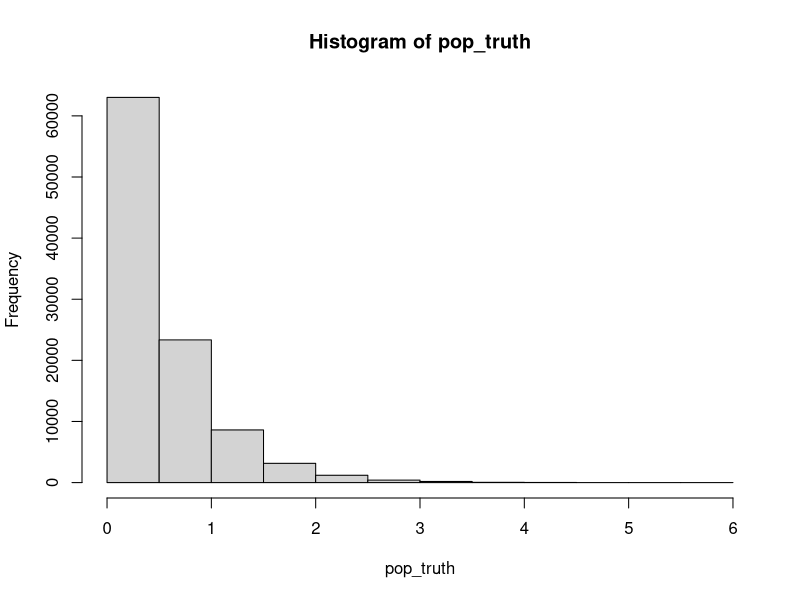
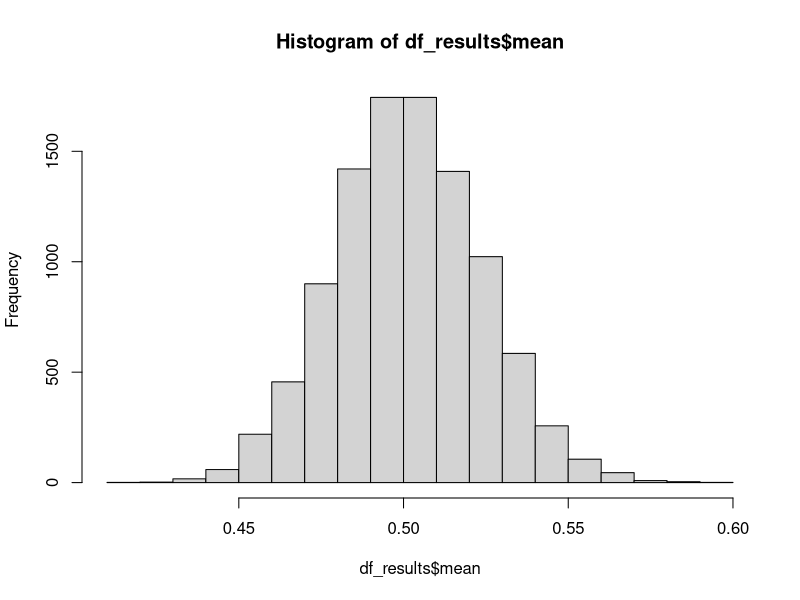
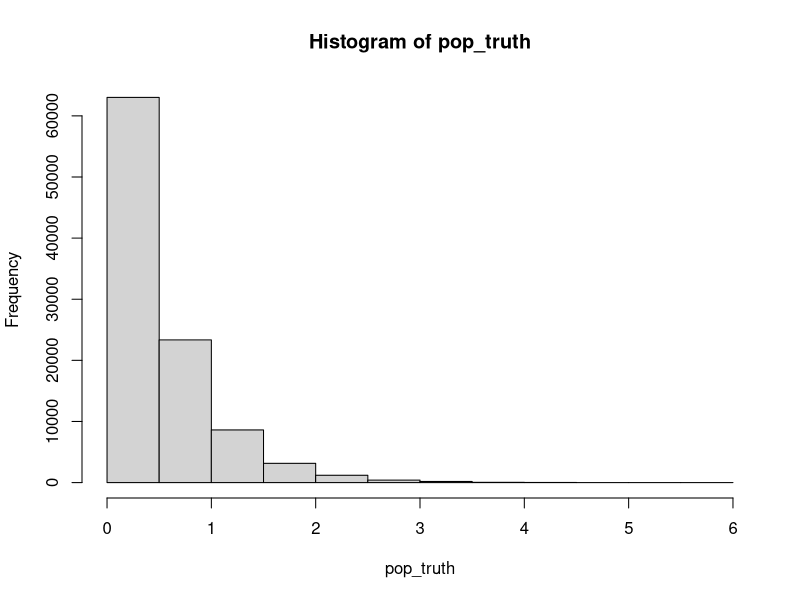

Write the R code that produced these figures, in order. (Note: this script raises an error after producing the figures.)
###------------------------------------### 
#
# Programming Fundamentals Exercise:
#
###------------------------------------###   

#1 Set the seed to 1.
set.seed(1)

#2 Create a variable "pop_truth" that is 100,000 samples from an exponential distribution with rate 2. 
#What function is used to draw a random sample from an exponential distribution?
pop_truth <- rexp(100000,rate=2)

#3 What is the mean of "pop_truth"? You can use the function hist() to plot a histogram of the population data.
mean(pop_truth) # 0.5013488
hist(pop_truth)

#4 Create a variable "sample_pop" that is a random sample of 5,000 values from "pop_truth". 
#Set the seed to 1 again, what is the mean of "sample_pop"?
#Note, the seed needs to be set each time you call a function with a random component
set.seed(1)
sample_pop <- sample(pop_truth, 5000)
mean(sample_pop) # 0.5065573

#5 Create a function named "sample_stats" that calculates and returns the mean and standard deviation from a provided vector. 
sample_stats <- function(v) {
  mean <- mean(v)
  std <- sd(v)
  stats <- list(mean=mean, std=std)
  return(stats)
}

#6 Use the function to determine the mean and standard deviation from "sample pop". What is the returned standard deviation?
sample_stats(sample_pop) # 0.5146478

#7 Create a for loop from 1 to 10000 (note, use a smaller value when developing) that does the following:
# 7.1 - If the first iteration, create a new data frame named "df_results" with three columns - "mean", "stdev", and "iteration"
# 7.2 - Draws a new 500 observation sample from "pop_truth" to "sample_pop"
# 7.3 - Uses the "sample_stats" function created previously to calculate and return the mean and standard deviation of "sample_pop" to a new variable named "metrics"
# 7.4 - Adds a third element to "metrics" that is the current value of the iterator
# 7.5 - Appends "metrics" to the data frame "df_results"
# 7.6 - Prints the message, "Currently on iteration" and the current value of the iterator
for (i in 1:10000){
  if (i==1){
    df_results <- data.frame(mean=0, stdev=0, iteration=0)
    colnames(df_results) <- c('mean', 'stdev', 'iteration')
  }
  sample_pop <- sample(pop_truth, 500, replace=TRUE)
  metrics <- c(mean = sample_stats(sample_pop)$mean, stdev = sample_stats(sample_pop)$std)
  metrics$iteration <- i
  df_results[i,] <- metrics
  df_results <- rbind(df_results, c(metrics$mean, metrics$std, metrics$iteration))
  print(paste("Currently on iteration ", i))
}



#8 What is the average of "df_results$mean"?
mean(df_results$mean) #0.5014333

#9 Compute the 5th and 95th percentiles of "df_results$mean". What is the 5th percentile?
quantile(df_results$mean, c(.05, .95)) 

#10 Use the hist() function to create a histogram of "df_results$mean" and "pop_truth". 
#What type of distribution does df_results$mean appear to be? Normal
hist(df_results$mean)
hist(pop_truth)

#11 What have we demonstrated with this simulation?
CLT